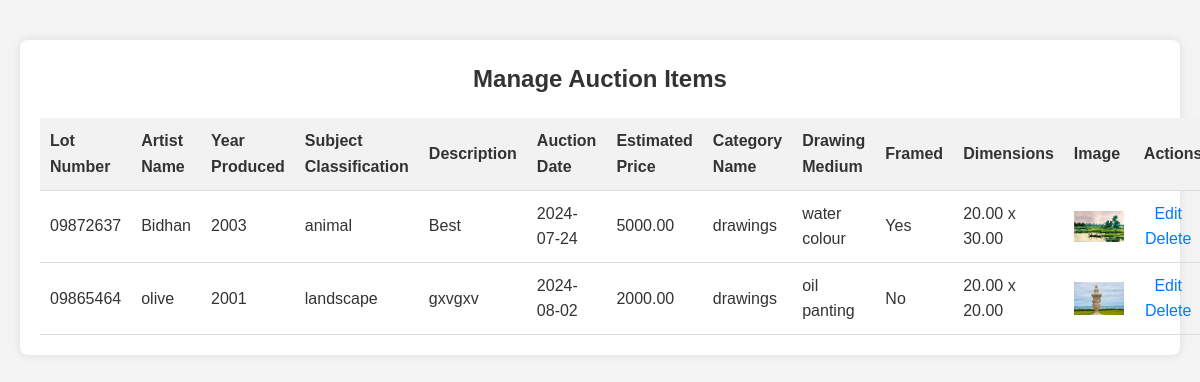
/manageauction.php, run on the app's committed database.
### tables this page shows
CREATE TABLE `addauction` (
  `id` int(255) NOT NULL,
  `lot_number` varchar(255) NOT NULL,
  `artist_name` varchar(255) NOT NULL,
  `year_produced` varchar(255) NOT NULL,
  `subject_classification` varchar(255) NOT NULL,
  `description` text NOT NULL,
  `auction_date` date NOT NULL,
  `estimated_price` decimal(10,2) NOT NULL,
  `category_name` varchar(255) NOT NULL,
  `drawing_medium` varchar(255) NOT NULL,
  `framed` tinyint(1) NOT NULL,
  `dimensions_height` decimal(10,2) NOT NULL,
  `dimensions_length` decimal(10,2) NOT NULL,
  `image_path` varchar(255) NOT NULL
);

### manageauction.php (the view, shortened to what this page needs)
<?php
$servername = "localhost";
$username = "root";
$password = "";
$databasename = "auctioncys";
try {
    $mov = new PDO("mysql:host=$servername;dbname=$databasename", $username, $password);
    $mov->setAttribute(PDO::ATTR_ERRMODE, PDO::ERRMODE_EXCEPTION);
} catch(PDOException $e) {
    echo "Connection failed: " . $e->getMessage();
}
$sql = "SELECT * FROM addauction";
$stmt = $mov->prepare($sql);
$stmt->execute();
$auctions = $stmt->fetchAll(PDO::FETCH_ASSOC);
?>
<!DOCTYPE html>
<html lang="en">
<head>
    <link rel="stylesheet" href="style_auction.css">
</head>
<body>
    <div class="container manage-auction-container">
        <h2>Manage Auction Items</h2>
        <table class="manage-auction-table">
            <thead>
                <tr>
                    <th>Lot Number</th>
                    <th>Artist Name</th>
                    <th>Year Produced</th>
                    <th>Subject Classification</th>
                    <th>Description</th>
                    <th>Auction Date</th>
                    <th>Estimated Price</th>
                    <th>Category Name</th>
                    <th>Drawing Medium</th>
                    <th>Framed</th>
                    <th>Dimensions</th>
                    <th>Image</th>
                    <th>Actions</th>
                </tr>
            </thead>
            <tbody>
                <?php foreach ($auctions as $auction): ?>
                <tr>
                    <td><?php echo htmlspecialchars($auction['lot_number']); ?></td>
                    <td><?php echo htmlspecialchars($auction['artist_name']); ?></td>
                    <td><?php echo htmlspecialchars($auction['year_produced']); ?></td>
                    <td><?php echo htmlspecialchars($auction['subject_classification']); ?></td>
                    <td><?php echo htmlspecialchars($auction['description']); ?></td>
                    <td><?php echo htmlspecialchars($auction['auction_date']); ?></td>
                    <td><?php echo htmlspecialchars($auction['estimated_price']); ?></td>
                    <td><?php echo htmlspecialchars($auction['category_name']); ?></td>
                    <td><?php echo htmlspecialchars($auction['drawing_medium']); ?></td>
                    <td><?php echo $auction['framed'] ? 'Yes' : 'No'; ?></td>
                    <td><?php echo htmlspecialchars($auction['dimensions_height'] . ' x ' . $auction['dimensions_length']); ?></td>
                    <td><img src="<?php echo htmlspecialchars($auction['image_path']); ?>" alt="Image"></td>
                    <td class="actions">
                        <a href="editauction.php?id=<?php echo $auction['id']; ?>">Edit</a>
                        <a href="deleteauction.php?id=<?php echo $auction['id']; ?>">Delete</a>
                    </td>
                </tr>
                <?php endforeach; ?>
            </tbody>
        </table>
    </div>
</body>
</html>

### style_auction.css (style rules this page uses)
body, h2, p, form, input, select, textarea, button { margin: 0; padding: 0; box-sizing: border-box; }
body { font-family: Arial, sans-serif; background-color: #f4f4f4; color: #333; line-height: 1.6; padding: 20px; }
.container { max-width: 600px; margin: 50px auto; padding: 20px; background: #fff; border-radius: 8px; box-shadow: 0 0 10px rgba(0, 0, 0, 0.1); }
h2 { text-align: center; margin-bottom: 20px; color: #333; }
.manage-auction-container { max-width: 1200px; margin: 20px auto; padding: 20px; background-color: #fff; border-radius: 8px; box-shadow: 0 0 10px rgba(0, 0, 0, 0.1); }
.manage-auction-container h2 { text-align: center; margin-bottom: 20px; color: #333; }
.manage-auction-table { width: 100%; border-collapse: collapse; margin-top: 20px; }
.manage-auction-table th, .manage-auction-table td { padding: 10px; text-align: left; border-bottom: 1px solid #ddd; }
.manage-auction-table th { background-color: #f2f2f2; }
.manage-auction-table td img { max-width: 50px; height: auto; display: block; margin: 0 auto; }
.manage-auction-table td.actions { text-align: center; }
.manage-auction-table td.actions a { display: inline-block; margin-right: 10px; color: #007BFF; text-decoration: none; transition: color 0.3s ease; }

### data on the page
addauction: lot_number "09872637", artist_name "Bidhan", year_produced "2003", subject_classification "animal", description "Best", auction_date "2024-07-24", estimated_price "5000.00", category_name "drawings", drawing_medium "water colour", framed "Yes", dimensions_height+dimensions_length "20.00 x 30.00", image_path (picture)
addauction: lot_number "09865464", artist_name "olive", year_produced "2001", subject_classification "landscape", description "gxvgxv", auction_date "2024-08-02", estimated_price "2000.00", category_name "drawings", drawing_medium "oil panting", framed "No", dimensions_height+dimensions_length "20.00 x 20.00", image_path (picture)
